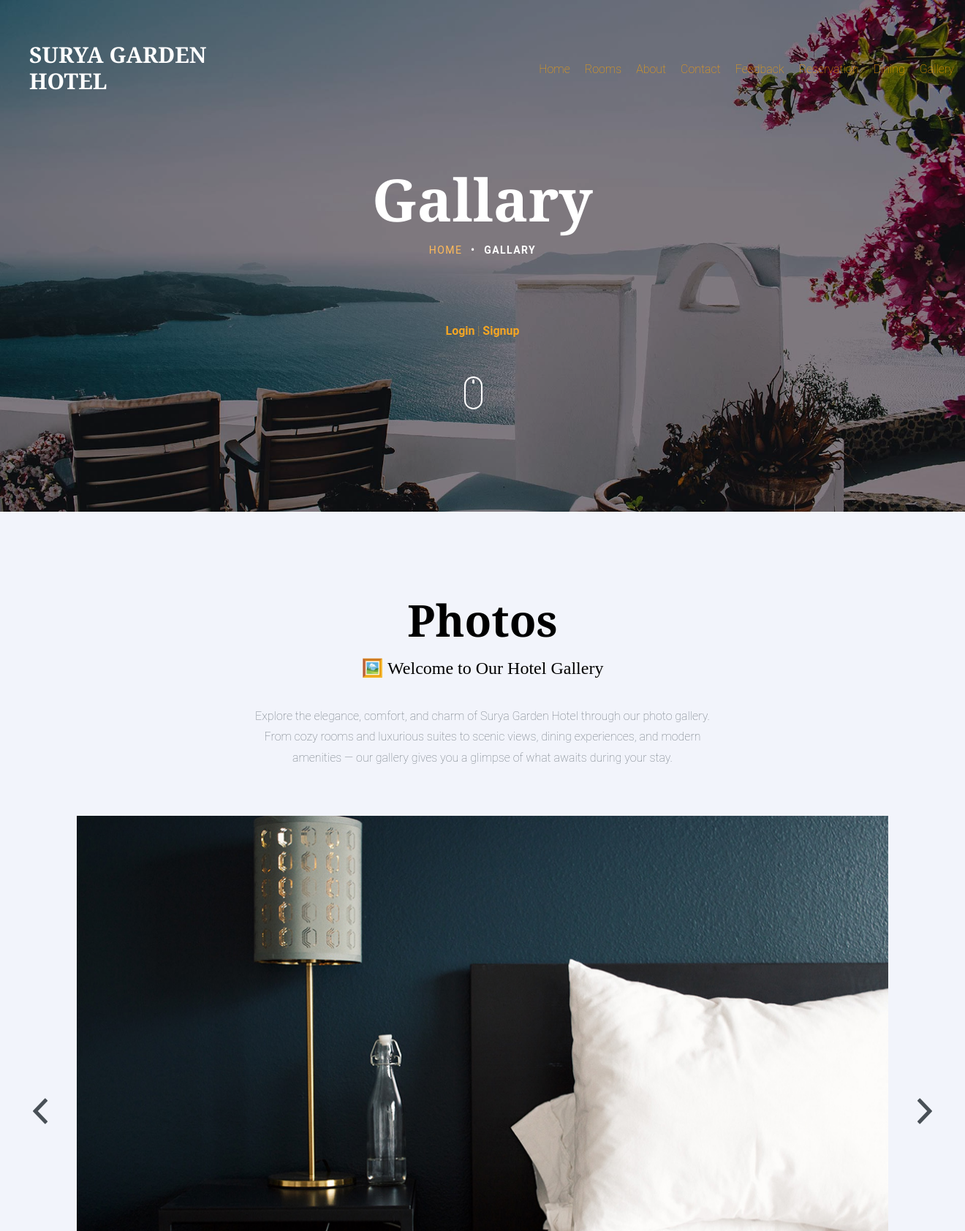
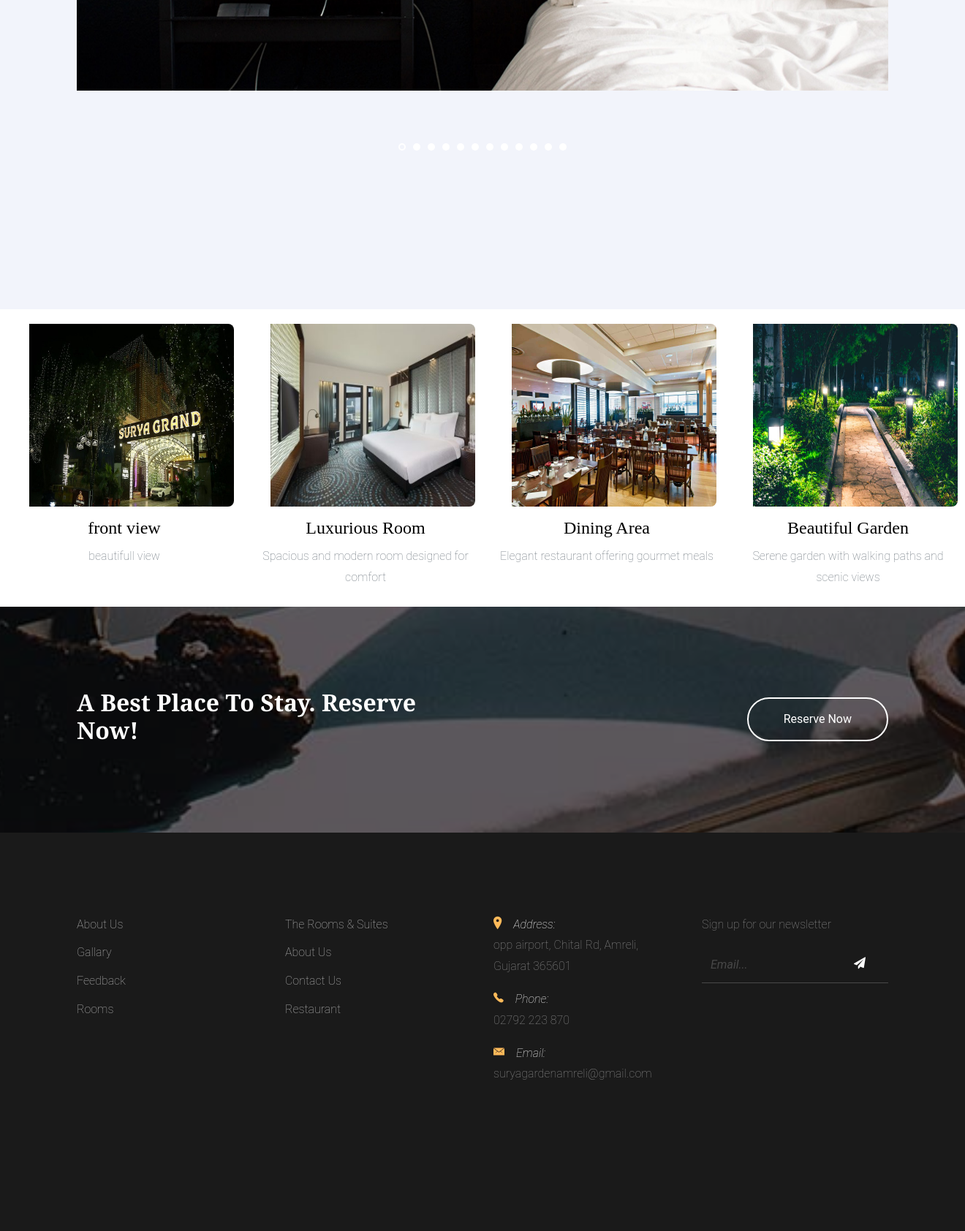
Page /gallary/ on the committed database (2 pictures, top to bottom).
### hotel_app/models.py (models this page shows, shortened)
class GalleryImage(models.Model):
    title = models.CharField(max_length=255)
    image = models.ImageField(upload_to="gallery/")  # ✅ Typo fix: gallary -> gallery
    description = models.TextField(blank=True, null=True)
    uploaded_at = models.DateTimeField(auto_now_add=True)

### hotel_app/views.py (the view)
# urls.py: path('gallary/', views.gallary, name='gallary'),
def gallary(request):
    images = GalleryImage.objects.all().order_by('-uploaded_at')
    return render(request, 'gallary.html', {'images': images})

### hotel_app/templates/gallary.html (shortened to what this page needs)
{% load static %}
<!DOCTYPE HTML>
<html>
  <head>
    <link rel="stylesheet" href="{% static 'css/bootstrap.min.css' %}">
    <link rel="stylesheet" href="{% static 'css/animate.css' %}">
    <link rel="stylesheet" href="{% static 'css/owl.carousel.min.css' %}">
    <link rel="stylesheet" href="{% static 'css/aos.css' %}">
    <link rel="stylesheet" href="{% static 'css/bootstrap-datepicker.css' %}">
    <link rel="stylesheet" href="{% static 'css/jquery.timepicker.css' %}">
    <link rel="stylesheet" href="{% static 'css/fancybox.min.css' %}">
    <link rel="stylesheet" href="{% static 'fonts/ionicons/css/ionicons.min.css' %}">
    <link rel="stylesheet" href="{% static 'fonts/fontawesome/css/font-awesome.min.css' %}">
    <link rel="stylesheet" href="{% static 'css/style.css' %}">
  </head>
    <body>
      <header class="site-header js-site-header">
        <div class="container-fluid">
          <div class="row align-items-center">
            <div class="col-6 col-lg-4 site-logo" data-aos="fade">
              <a href="{% url 'index' %}">SURYA GARDEN <br> HOTEL</a>
            </div>
            <div class="col-6 col-lg-8">
              <div class="header-right d-flex align-items-center justify-content-end">
                <nav>
                  <ul style="list-style: none; display: flex; gap: 20px; margin: 0; padding: 0;">
                    <li><a href="{% url 'index' %}" >Home</a></li>
                    <li><a href="{% url 'rooms' %}" >Rooms</a></li>
                    <li><a href="{% url 'about' %}" >About</a></li>
                    <li><a href="{% url 'contact' %}" >Contact</a></li>
                    <li><a href="{% url 'feedback' %}" >Feedback</a></li>
                    <li><a href="{% url 'reservation' %}" >Reservation</a></li>
                    <li><a href="{% url 'restaurant' %}" >Dining</a></li>
                    <li><a href="{% url 'gallary' %}" >Gallery</a></li>
                  </ul>
                </nav>
              </div>
            </div>
          </div>
        </div>
      </header>
     <section class="site-hero inner-page overlay" style="background-image: url('{% static "images/hero_4.jpg" %}');" data-stellar-background-ratio="0.5">
      <div class="container">
        <div class="row site-hero-inner justify-content-center align-items-center">
          <div class="col-md-10 text-center" data-aos="fade">
            <h1 class="heading mb-3">Gallary</h1>
            <ul class="custom-breadcrumbs mb-4">
              <li><a href="{% url 'index' %}">Home</a></li>
              <li>&bullet;</li>
              <li>Gallary</li>
            </ul><br><br>
             <div>
                {% if user.is_authenticated %}
                    <div class="auth-links">
                        Welcome, {{ user.username }} | <a href="{% url 'logout' %}">Logout</a>
                    </div>
                {% else %}
                     <div class="auth-links">
                        <a href="{% url 'login' %}">Login</a> | <a href="{% url 'signup' %}">Signup</a>
                    </div>
                {% endif %}
              </div>
          </div>
        </div>
      </div>
      <a class="mouse smoothscroll" href="#next">
        <div class="mouse-icon">
          <span class="mouse-wheel"></span>
        </div>
      </a>
    </section>
       <section class="section slider-section bg-light">
      <div class="container">
        <div class="row justify-content-center text-center mb-5">
          <div class="col-md-7">
            <h2 class="heading" data-aos="fade-up">Photos</h2>
            <p data-aos="fade-up" data-aos-delay="100"><h4>🖼️ Welcome to Our Hotel Gallery</h4><br>Explore the elegance, comfort, and charm of Surya Garden Hotel through our photo gallery. From cozy rooms and luxurious suites to scenic views, dining experiences, and modern amenities — our gallery gives you a glimpse of what awaits during your stay.</p>
          </div>
        </div>
        <div class="row">
          <div class="col-md-12">
            <div class="home-slider major-caousel owl-carousel mb-5" data-aos="fade-up" data-aos-delay="200">
              <div class="slider-item">
                <a href="images/slider-1.jpg" data-fancybox="images" data-caption="Caption for this image"><img src="{% static 'images/slider-1.jpg' %}" alt="Image placeholder" class="img-fluid"></a>
              </div>
            </div>
          </div>
        </div>
      </div>
    </section>
    <section class="gallery">
      {% for img in images %}
          <div class="gallery-item">
              <img src="{{ img.image.url }}" alt="{{ img.title }}">
              <h4>{{ img.title }}</h4>
              <p>{{ img.description }}</p>
          </div>
      {% endfor %}
      </section>
    <section class="section bg-image overlay" style="background-image: url('{% static "images/hero_4.jpg" %}');">
        <div class="container" >
          <div class="row align-items-center">
            <div class="col-12 col-md-6 text-center mb-4 mb-md-0 text-md-left" data-aos="fade-up">
              <h2 class="text-white font-weight-bold">A Best Place To Stay. Reserve Now!</h2>
            </div>
            <div class="col-12 col-md-6 text-center text-md-right" data-aos="fade-up" data-aos-delay="200">
              <a href="reservation.html" class="btn btn-outline-white-primary py-3 text-white px-5">Reserve Now</a>
            </div>
          </div>
        </div>
      </section>
<footer class="section footer-section">
      <div class="container">
        <div class="row mb-4">
          <div class="col-md-3 mb-5">
            <ul class="list-unstyled link">
              <li><a href="{% url 'about' %}">About Us</a></li>
              <li><a href="{% url 'gallary' %}">Gallary</a></li>
              <li><a href="{% url 'feedback' %}">Feedback</a></li>
             <li><a href="{% url 'rooms' %}">Rooms</a></li>
            </ul>
          </div>
          <div class="col-md-3 mb-5">
            <ul class="list-unstyled link">
              <li><a href="{% url 'rooms' %}">The Rooms &amp; Suites</a></li>
              <li><a href="{% url 'about' %}">About Us</a></li>
              <li><a href="{% url 'contact' %}">Contact Us</a></li>
              <li><a href="{% url 'restaurant' %}">Restaurant</a></li>
            </ul>
          </div>
          <div class="col-md-3 mb-5 pr-md-5 contact-info">
            <p><span class="d-block"><span class="ion-ios-location h5 mr-3 text-primary"></span>Address:</span> <span> opp airport, Chital Rd, Amreli,<br> Gujarat 365601</span></p>
            <p><span class="d-block"><span class="ion-ios-telephone h5 mr-3 text-primary"></span>Phone:</span> <span> 02792 223 870</span></p>
            <p><span class="d-block"><span class="ion-ios-email h5 mr-3 text-primary"></span>Email:</span> <span> suryagardenamreli@gmail.com</span></p>
          </div>
          <div class="col-md-3 mb-5">
            <p>Sign up for our newsletter</p>
            <form action="#" class="footer-newsletter">
              <div class="form-group">
                <input type="email" class="form-control" placeholder="Email...">
                <button type="submit" class="btn"><span class="fa fa-paper-plane"></span></button>
              </div>
            </form>
          </div>
        </div>
      </div>
    </footer>
  </body>
</html>

### hotel_app/templates/gallary.html (style rules this page uses)
.gallery { display: flex; gap: 30px; padding: 20px; }
.gallery-item { flex: 0 0 200px; display: flex; flex-direction: column; align-items: center; text-align: center; }
.gallery-item img { width: 300px; height: 250px; border-radius: 8px; margin-bottom: 10px; padding-left: 20px; }
.gallery-item h4, .gallery-item p { margin: 5px 0; }
nav ul li a { color: orange; text-decoration: none; transition: 0.3s; }
.auth-links { color:#f5a623; }
.auth-links a { color: #f5a623; text-decoration: none; font-weight: bold; transition: color 0.3s; }

### rows in the picture
GalleryImage: image (picture), title "front view", description "beautifull view"
GalleryImage: image (picture), title "Luxurious Room", description "Spacious and modern room designed for comfort"
GalleryImage: image (picture), title "Dining Area", description "Elegant restaurant offering gourmet meals"
GalleryImage: image (picture), title "Beautiful Garden", description "Serene garden with walking paths and scenic views"
